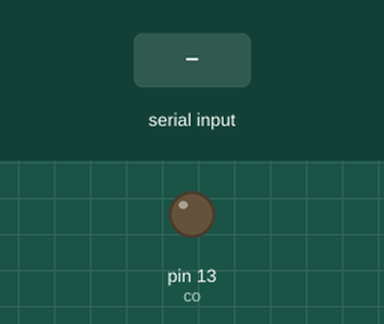
A sketch run on a simulated Arduino Uno, built with avr-gcc and run on an emulated ATmega328P. Shown: output pins drawn as LEDs (lit = HIGH). Inputs (shaded band) come from the test bench. What the sketch prints to the serial monitor is not drawn.

Above: at 6.2 s.
6.3 s: "ON" received over Serial
At 8.4 s:
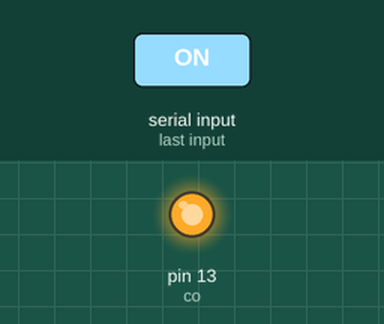
8.8 s: "OFF" received over Serial
At 10.4 s:
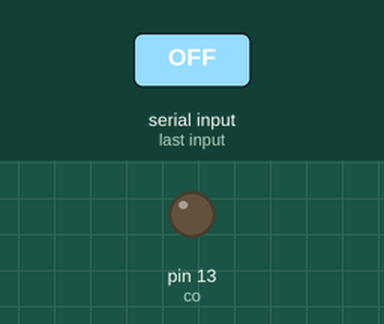
Timing chart, 0 to 11.9 s (numbered marks = the images above; inputs shaded):
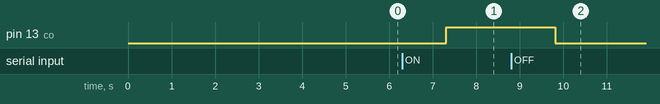

The sketch:

IOT.ino
```cpp
String textMessage;
const int co=13;
void setup() {
pinMode(co,OUTPUT);
digitalWrite(co,LOW);
Serial.begin(19200);
delay(5000);
Serial.print("AT+CMGF=1\r");
}
void loop() {
if(Serial.available()>0)
{
   textMessage=Serial.readString();

   delay(10);
}
if(textMessage.indexOf("ON")>=0){
  digitalWrite(co,HIGH);
  textMessage="";
}
if(textMessage.indexOf("OFF")>=0){
  digitalWrite(co,LOW);
  textMessage="";
}

}
```

Measured:
- after the input at 6.3 s, pin 13 (co): LOW → HIGH after 1.0 s
- after the input at 8.8 s, pin 13 (co): HIGH → LOW after 1.0 s
